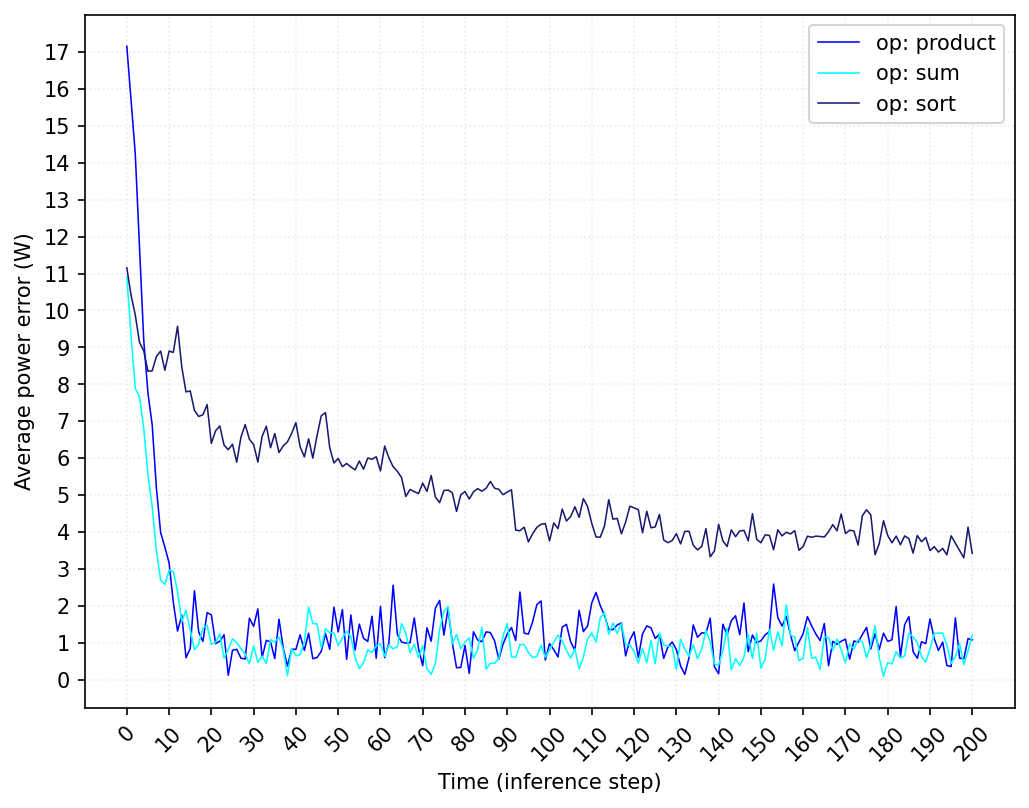

Write Python code to recreate this figure.
import numpy as np
import matplotlib.pyplot as plt

"""
Posiciones:
0 -> Step
1 -> state
2 (3) -> interval [no usar]
4 -> reward
5 -> acc_reward
6 -> freqpos
7 -> frequency
8 -> power
"""

def get_file_data(csv, pos):
    csvf = open(csv, 'r')
    csvflines = csvf.readlines()
    csvf.close()
    
    data = []    
    for line in csvflines[1:]:
        values =  line.strip('\n[]').split(',')
        data.append(float(values[pos]))

        # frecuencia en MHz:
        if pos == 7:
            data[-1] = data[-1] / 1000
        
    return data


####################
### COMP AGENTES ###
####################

"""
Entorno: 2
Época: 5
Tests: 01 (product), 11 (suma), 21 (sort)

Dato: potencia
Variable: operación
Potencia objetivo: 52.5 W
"""

pos = 8 # power
X = range(0, 201)

# Parámetros de los datos.
path = './FinalEnv02/'
chkpt = 5

test_nums = ['01', '11', '21']
tests = [ path + f'test-{i}' for i in test_nums ]

target = 52.5
#################

# Etiquetas de cada plot.
label_tag = 'op'
ops = ['product', 'sum', 'sort']
labels = [ f'{label_tag}: {o}' for o in ops ]

# Color de cada plot.
clrs = ['blue', 'cyan', 'midnightblue']

# Ticks de los ejes.
maxY = 18
stepY = 1
Xticks = np.arange(0, 201, 10)
Yticks = np.arange(0, maxY, stepY)

# Figura
fig = plt.figure(figsize=(8,6), dpi=150)
ax = fig.add_subplot(111)


# Por cada agente.
for test, clr, label in zip(tests, clrs, labels):
    # Por cada test (freq inicial)
    bundle = []
    for it in range(15):
        data = get_file_data(
            test + f'/checkpoint-{chkpt}/iter-{it}.csv',
            pos
            )

        bundle.append( [ abs(x - target) for x in data ] )
    
    # Media de los tests.
    bundle = np.array(bundle)
    graph = bundle.mean(axis = 0)

    ax.plot(
        X, graph,
        color = clr,
        label = label,
        linestyle = '-',
        linewidth = 0.75,
        marker = '',
        alpha = 1.0
    )

# Línea horizontal con el dato objetivo.
""" ax.axhline(
    y = 0,
    xmin = 10 / 220,
    xmax = 1 - (10 / 220),
    color = targetclr,
    linestyle = '-',
    linewidth = 1.0
) """


# Eje X
ax.set_xlabel('Time (inference step)')
ax.set_xticks(Xticks)
ax.set_xticklabels(Xticks, rotation = 45)

# Eje Y
ax.set_ylabel('Average power error (W)')
ax.set_yticks(Yticks)

# Grid de la gráfica
ax.grid(
    alpha = 0.25,
    linestyle = ':'
)

# Leyenda
ax.legend()

# Ruta de guardado
plt.savefig('7-2.png', bbox_inches='tight')
